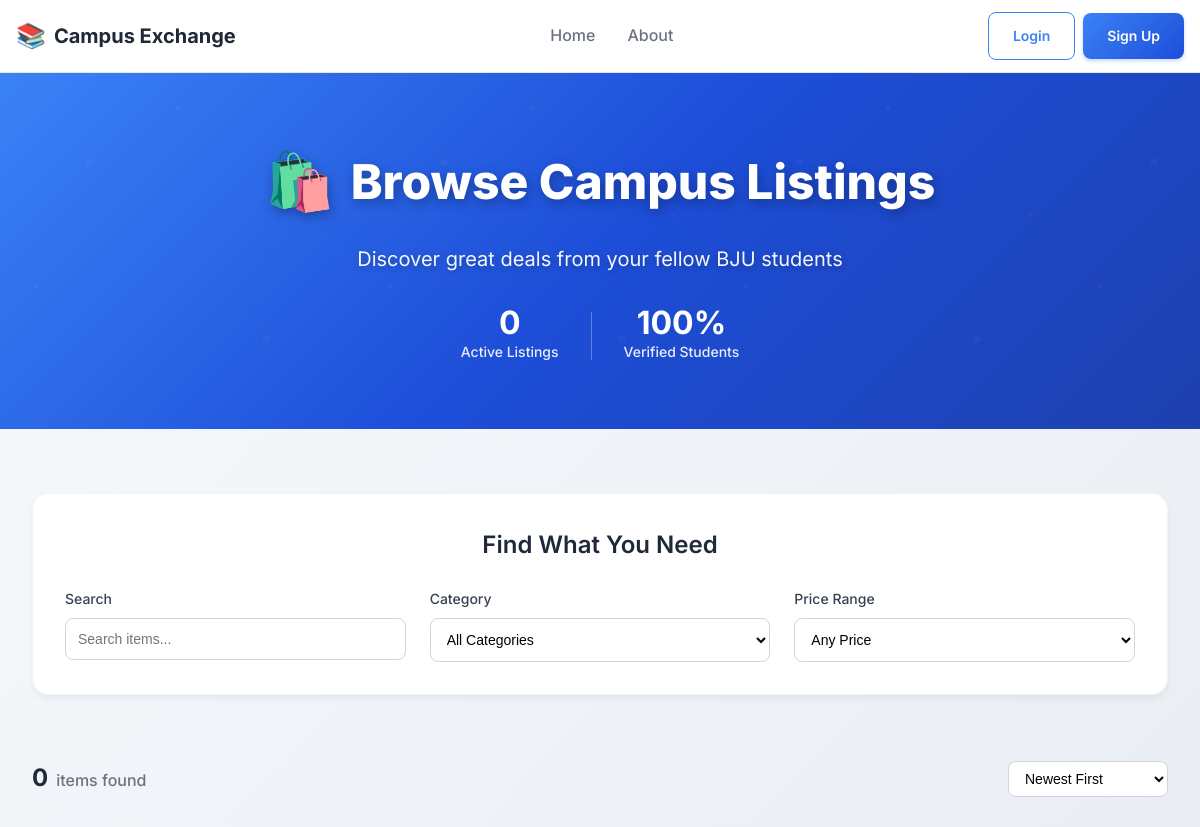
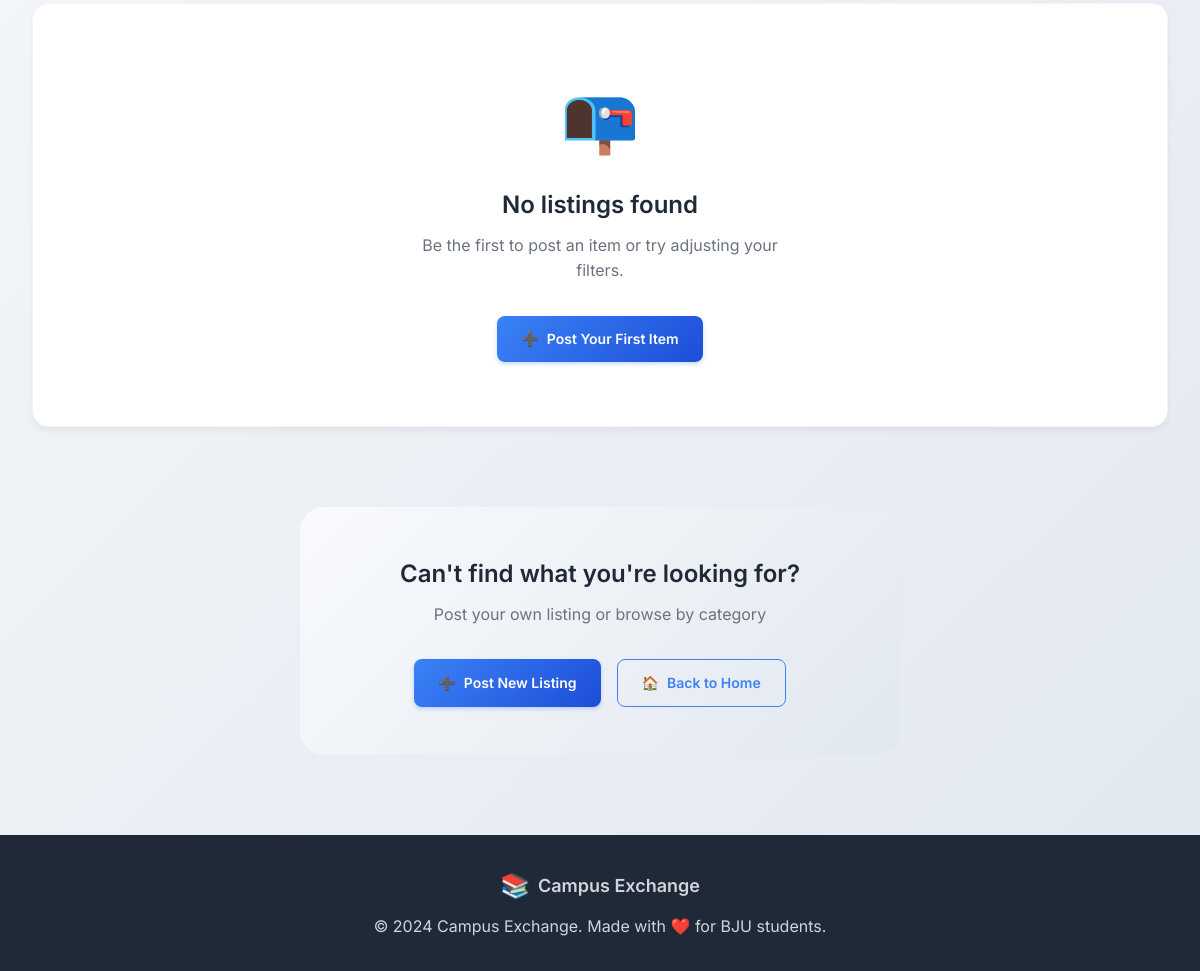
The page /listing/products/ on the database as committed earlier (2 pictures, top to bottom).
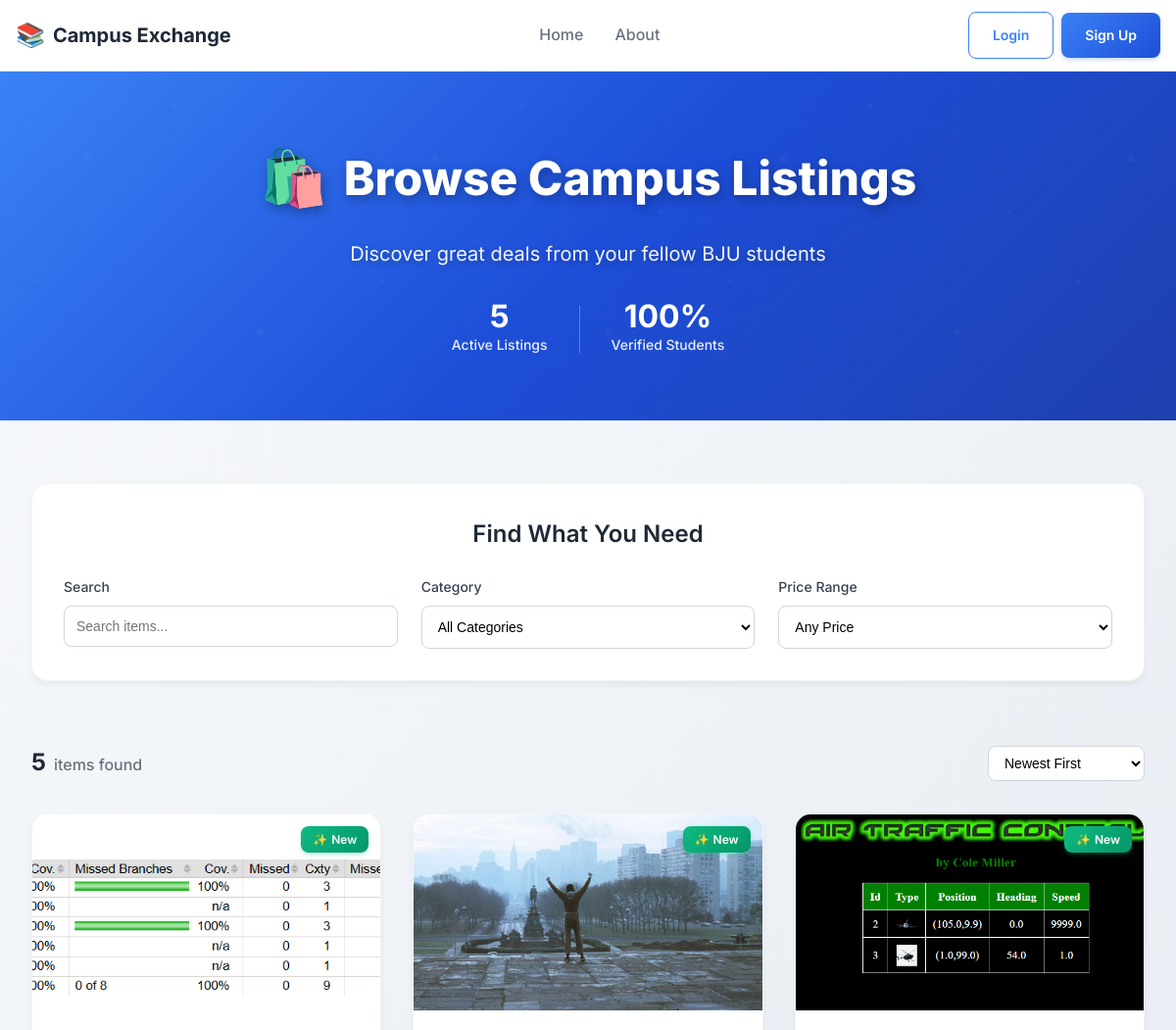
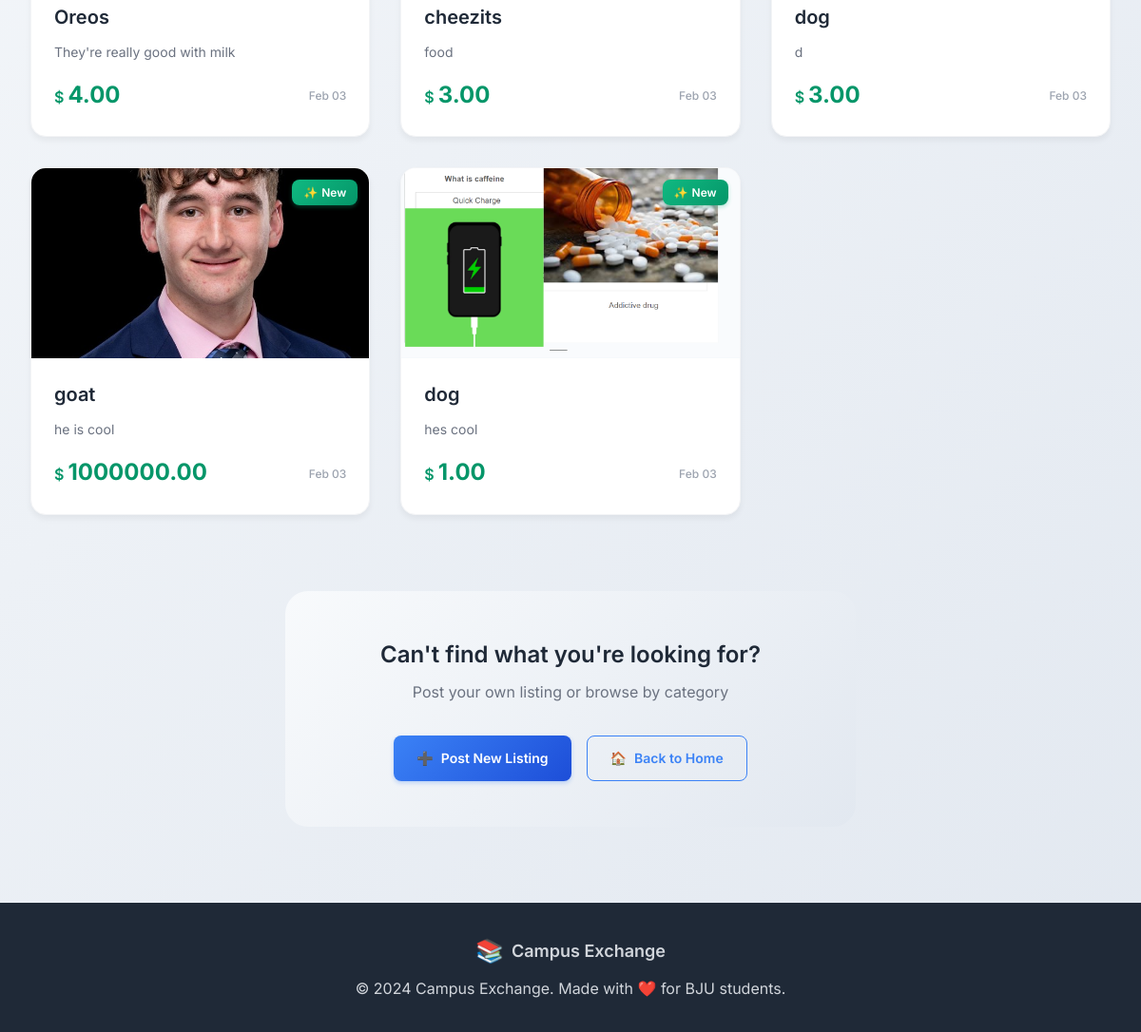
The same page on the database as committed later (2 pictures, top to bottom).
### listings/models.py (models this page shows, shortened)
class Product(models.Model):
    name = models.CharField(max_length=200)
    description = models.TextField()
    price = models.DecimalField(max_digits=10, decimal_places=2)
    stock = models.PositiveIntegerField()
    created_at = models.DateTimeField(default=timezone.now)
    updated_at = models.DateTimeField(auto_now=True)
    seller = models.ForeignKey(settings.AUTH_USER_MODEL, on_delete=models.CASCADE, related_name='products', null=True, blank=True)

class ProductImage(models.Model):
    product = models.ForeignKey(Product, related_name='images', on_delete=models.CASCADE)
    image = models.ImageField(upload_to='product_images/')

### listings/views.py (the view)
# urls.py: path('products/', views.product_list, name='product_list'),
def product_list(request):
    query = request.GET.get('q', '')
    if query:
        products = Product.objects.filter(
            name__icontains=query
        ) | Product.objects.filter(
            description__icontains=query
        )
    else:
        products = Product.objects.all()
    product_images = ProductImage.objects.all()
    return render(request, 'list.html', {'products': products, 'product_images': product_images})

### listings/templates/list.html (shortened to what this page needs)
{% extends 'layout.html' %}
{% load static %}
{% block css %}
{% load static %}
<link rel="stylesheet" href="{% static 'css/list.css' %}">
{% endblock %}
{% block header %}
<div class="listings-hero">
    <div class="listings-hero-content">
        <h1 class="listings-hero-title">
            <span class="listings-hero-icon">🛍️</span>
            Browse Campus Listings
        </h1>
        <p class="listings-hero-subtitle">
            Discover great deals from your fellow BJU students
        </p>
        <div class="listings-hero-stats">
            <div class="stat-item">
                <span class="stat-number">{{ products|length }}</span>
                <span class="stat-label">Active Listings</span>
            </div>
            <div class="stat-item">
                <span class="stat-number">100%</span>
                <span class="stat-label">Verified Students</span>
            </div>
        </div>
    </div>
</div>
{% endblock %}
{% block content %}
<div class="listings-container">
    <section class="filters-section">
        <div class="filters-header">
            <h2 class="filters-title">Find What You Need</h2>
            <div class="filters-grid">
                <div class="filter-group">
                    <label class="filter-label">Search</label>
                    <input type="text" class="filter-input" placeholder="Search items...">
                </div>
                <div class="filter-group">
                    <label class="filter-label">Category</label>
                    <select class="filter-select">
                        <option value="">All Categories</option>
                    </select>
                </div>
                <div class="filter-group">
                    <label class="filter-label">Price Range</label>
                    <select class="filter-select">
                        <option value="">Any Price</option>
                    </select>
                </div>
            </div>
        </div>
    </section>
    <section class="products-section">
        <div class="products-header">
            <div class="products-count">
                <span class="count-number">{{ products|length }}</span>
                <span class="count-text">items found</span>
            </div>
            <div class="sort-options">
                <select class="sort-select">
                    <option value="newest">Newest First</option>
                </select>
            </div>
        </div>
        {% if products %}
        <div class="products-grid">
            {% for product in products %}
            <a href="{% url 'product_details' product.id %}" class="product-card">
                <div class="product-image-container">
                    {% if product.images.all %}
                        <img src="{{ product.images.all.0.image.url }}" alt="{{ product.name }}" class="product-image">
                    {% else %}
                        <div class="product-image-placeholder">
                            <span class="placeholder-icon">📷</span>
                            <span class="placeholder-text">No Image</span>
                        </div>
                    {% endif %}
                    <div class="product-badge">
                        <span class="badge-icon">✨</span>
                        New
                    </div>
                </div>
                <div class="product-info">
                    <h3 class="product-title">{{ product.name }}</h3>
                    <p class="product-description">
                        {% if product.description|length > 60 %}
                            {{ product.description|slice:":60" }}...
                        {% else %}
                            {{ product.description }}
                        {% endif %}
                    </p>
                    <div class="product-footer">
                        <div class="product-price">
                            <span class="price-currency">$</span>
                            <span class="price-amount">{{ product.price }}</span>
                        </div>
                        <div class="product-meta">
                            <span class="product-date">{{ product.updated_at|date:"M d" }}</span>
                        </div>
                    </div>
                </div>
            </a>
            {% endfor %}
        </div>
        {% else %}
        <div class="empty-state">
            <div class="empty-icon">📭</div>
            <h3 class="empty-title">No listings found</h3>
            <p class="empty-description">
                Be the first to post an item or try adjusting your filters.
            </p>
            <a href="/listing/add" class="btn btn-primary">
                <span>➕</span> Post Your First Item
            </a>
        </div>
        {% endif %}
    </section>
    <section class="quick-actions-section">
        <div class="quick-actions-content">
            <h3 class="quick-actions-title">Can't find what you're looking for?</h3>
            <p class="quick-actions-subtitle">Post your own listing or browse by category</p>
            <div class="quick-actions-buttons">
                <a href="/listing/add" class="btn btn-primary">
                    <span>➕</span> Post New Listing
                </a>
                <a href="/" class="btn btn-outline">
                    <span>🏠</span> Back to Home
                </a>
            </div>
        </div>
    </section>
</div>
{% endblock %}

### templates/layout.html (shortened to what this page needs)
<!DOCTYPE html>
{% load static %}
<html lang="en">
<head>
    <link rel="stylesheet" href="{% static 'css/base.css' %}">
    {% block css %}{% endblock %}
</head>
<body>
    <nav class="navbar">
        <div class="nav-container">
            <div class="nav-brand">
                <a href="/" class="brand-link">
                    <span class="brand-icon">📚</span>
                    <span class="brand-text">Campus Exchange</span>
                </a>
            </div>
            <div class="nav-links">
                <a href="/" class="nav-link">Home</a>
                {% if user.is_authenticated %}
                <a href="/listing/products" class="nav-link">Browse</a>
                <a href="/listing/add" class="nav-link">Sell</a>
                <a href="/messaging" class="nav-link">Messages</a>
                {% else  %}
                <a href="/about/" class="nav-link">About</a>
                {% endif %}
            </div>
            <div class="nav-actions">
                {% if user.is_authenticated %}
                <div class="profile-dropdown">
                    <button id="profileButton" class="profile-button">
                        <span class="profile-avatar">{{ user.full_name|first|upper }}</span>
                        <span class="profile-name">{{ user.full_name|truncatechars:15 }}</span>
                        <svg class="profile-arrow" width="12" height="8" viewBox="0 0 12 8" fill="none">
                            <path d="M1 1L6 6L11 1" stroke="currentColor" stroke-width="2" stroke-linecap="round"/>
                        </svg>
                    </button>
                    <div id="profileBox" class="profile-dropdown-menu">
                        <div class="profile-info">
                            <div class="profile-avatar-large">{{ user.full_name|first|upper }}</div>
                            <div>
                                <div class="profile-name-large">{{ user.full_name }}</div>
                                <div class="profile-email">{{ user.email }}</div>
                            </div>
                        </div>
                        <hr class="dropdown-divider">
                        <a href="#" class="dropdown-item">
                            <span>👤</span> My Profile
                        </a>
                        <a href="/listing/products" class="dropdown-item">
                            <span>📋</span> My Listings
                        </a>
                        <a href="/messaging" class="dropdown-item">
                            <span>💬</span> Messages
                        </a>
                        <hr class="dropdown-divider">
                        <a href="/users/log_out" class="dropdown-item logout">
                            <span>🚪</span> Logout
                        </a>
                    </div>
                </div>
                {% else %}
                <div class="auth-buttons">
                    <a href="/users/log_in" class="btn btn-outline">Login</a>
                    <a href="/users/register" class="btn btn-primary">Sign Up</a>
                </div>
                {% endif %}
            </div>
        </div>
    </nav>
    <header class="header-section">
        {% block header %}
        {% endblock %}
    </header>
    <main class="main-content">
        {% block content %}
        {% endblock %}
    </main>
    <footer class="footer">
        <div class="footer-content">
            <div class="footer-brand">
                <span class="brand-icon">📚</span>
                <span>Campus Exchange</span>
            </div>
            <p>&copy; 2024 Campus Exchange. Made with ❤️ for BJU students.</p>
        </div>
    </footer>
</body>
</html>

### static/css/base.css (style rules this page uses)
*, *::before, *::after { box-sizing: border-box; }
* { margin: 0; padding: 0; }
html { scroll-behavior: smooth; }
body { font-family: 'Inter', -apple-system, BlinkMacSystemFont, 'Segoe UI', Roboto, sans-serif; font-weight: 400; line-height: 1.6; color: #1f2937; background: linear-gradient(135deg, #f8fafc 0%, #e2e8f0 100%); min-height: 100vh; display: flex; flex-direction: column; }
.navbar { background: rgba(255, 255, 255, 0.95); backdrop-filter: blur(10px); border-bottom: 1px solid #e5e7eb; position: sticky; top: 0; z-index: 1000; transition: all 0.3s ease; }
.nav-container { max-width: 1200px; margin: 0 auto; padding: 0.75rem 1rem; display: flex; align-items: center; justify-content: space-between; }
.nav-brand { display: flex; align-items: center; }
.brand-link { display: flex; align-items: center; gap: 0.5rem; text-decoration: none; color: #1f2937; font-weight: 700; font-size: 1.25rem; transition: color 0.3s ease; }
.brand-icon { font-size: 1.5rem; }
.nav-links { display: flex; gap: 2rem; align-items: center; }
.nav-link { text-decoration: none; color: #6b7280; font-weight: 500; padding: 0.5rem 0; position: relative; transition: color 0.3s ease; }
.nav-link::after { content: ''; position: absolute; bottom: -2px; left: 0; width: 0; height: 2px; background: #3b82f6; transition: width 0.3s ease; }
.auth-buttons { display: flex; gap: 0.5rem; align-items: center; }
.btn { display: inline-flex; align-items: center; justify-content: center; padding: 0.625rem 1.25rem; font-size: 0.875rem; font-weight: 600; text-decoration: none; border-radius: 0.5rem; border: none; cursor: pointer; transition: all 0.3s ease; font-family: inherit; gap: 0.5rem; }
.btn-primary { background: linear-gradient(135deg, #3b82f6, #1d4ed8); color: white; box-shadow: 0 2px 4px rgba(59, 130, 246, 0.3); }
.btn-outline { background: transparent; color: #3b82f6; border: 1px solid #3b82f6; }
.header-section { position: relative; }
.main-content { flex: 1; max-width: 1200px; margin: 0 auto; padding: 2rem 1rem; width: 100%; }
.footer { background: #1f2937; color: #d1d5db; padding: 2rem 1rem; margin-top: auto; }
.footer-content { max-width: 1200px; margin: 0 auto; text-align: center; }
.footer-brand { display: flex; align-items: center; justify-content: center; gap: 0.5rem; font-weight: 600; font-size: 1.125rem; margin-bottom: 0.5rem; }

Rows that differ between the two databases and show on the page:
added Product: images.all.0.image (picture), name "Oreos", description "They're really good with milk", price "4.00", updated_at "Feb 03"
added Product: images.all.0.image (picture), name "cheezits", description "food", price "3.00", updated_at "Feb 03"
added Product: images.all.0.image (picture), name "dog", description "d", price "3.00", updated_at "Feb 03"
added Product: images.all.0.image (picture), name "goat", description "he is cool", price "1000000.00", updated_at "Feb 03"
added Product: images.all.0.image (picture), name "dog", description "hes cool", price "1.00", updated_at "Feb 03"
Other text that changed with them:
{{ products|length }}: "0" → "5"
text no longer shown: "📭 No listings found Be the first to post an item or try adjusting your filters. ➕ Post Your First Item"
